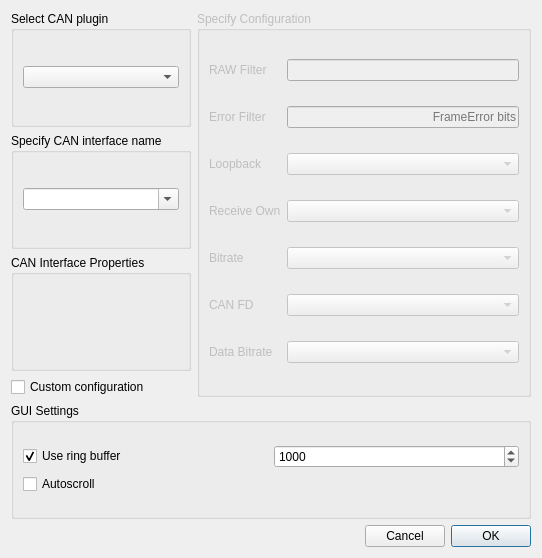
<?xml version="1.0" encoding="UTF-8"?>
<ui version="4.0">
 <class>ConnectDialog</class>
 <widget class="QDialog" name="ConnectDialog">
  <property name="geometry">
   <rect>
    <x>0</x>
    <y>0</y>
    <width>542</width>
    <height>558</height>
   </rect>
  </property>
  <property name="windowTitle">
   <string>Connect</string>
  </property>
  <layout class="QGridLayout" name="gridLayout_6">
   <item row="0" column="0">
    <layout class="QGridLayout" name="gridLayout_5">
     <item row="0" column="0">
      <widget class="QGroupBox" name="selectPluginBox">
       <property name="title">
        <string>Select CAN plugin</string>
       </property>
       <layout class="QGridLayout" name="gridLayout">
        <item row="0" column="0">
         <widget class="QComboBox" name="pluginListBox"/>
        </item>
       </layout>
      </widget>
     </item>
     <item row="4" column="0" colspan="2">
      <widget class="QGroupBox" name="groupBox">
       <property name="title">
        <string>GUI Settings</string>
       </property>
       <layout class="QGridLayout" name="gridLayout_2">
        <item row="0" column="0">
         <layout class="QVBoxLayout" name="verticalLayout_2">
          <item>
           <layout class="QHBoxLayout" name="horizontalLayout_2">
            <item>
             <widget class="QCheckBox" name="ringBufferBox">
              <property name="toolTip">
               <string>&lt;html&gt;&lt;head/&gt;&lt;body&gt;&lt;p&gt;Use ring buffer in table view model&lt;/p&gt;&lt;/body&gt;&lt;/html&gt;</string>
              </property>
              <property name="text">
               <string>Use ring buffer</string>
              </property>
              <property name="checked">
               <bool>true</bool>
              </property>
             </widget>
            </item>
            <item>
             <widget class="QSpinBox" name="ringBufferLimitBox">
              <property name="toolTip">
               <string>&lt;html&gt;&lt;head/&gt;&lt;body&gt;&lt;p&gt;Limit of ring buffer in table view model&lt;/p&gt;&lt;/body&gt;&lt;/html&gt;</string>
              </property>
              <property name="minimum">
               <number>10</number>
              </property>
              <property name="maximum">
               <number>10000000</number>
              </property>
              <property name="singleStep">
               <number>10</number>
              </property>
              <property name="stepType">
               <enum>QAbstractSpinBox::AdaptiveDecimalStepType</enum>
              </property>
              <property name="value">
               <number>1000</number>
              </property>
             </widget>
            </item>
           </layout>
          </item>
          <item>
           <widget class="QCheckBox" name="autoscrollBox">
            <property name="toolTip">
             <string>&lt;html&gt;&lt;head/&gt;&lt;body&gt;&lt;p&gt;Scroll to bottom table view on each portion of received frames&lt;/p&gt;&lt;/body&gt;&lt;/html&gt;</string>
            </property>
            <property name="text">
             <string>Autoscroll</string>
            </property>
           </widget>
          </item>
         </layout>
        </item>
       </layout>
      </widget>
     </item>
     <item row="3" column="0">
      <widget class="QCheckBox" name="useConfigurationBox">
       <property name="text">
        <string>Custom configuration</string>
       </property>
      </widget>
     </item>
     <item row="0" column="1" rowspan="4">
      <widget class="QGroupBox" name="configurationBox">
       <property name="enabled">
        <bool>false</bool>
       </property>
       <property name="title">
        <string>Specify Configuration</string>
       </property>
       <layout class="QGridLayout" name="gridLayout_4">
        <item row="0" column="0">
         <widget class="QLabel" name="rawFilterLabel">
          <property name="text">
           <string>RAW Filter</string>
          </property>
         </widget>
        </item>
        <item row="0" column="1">
         <widget class="QLineEdit" name="rawFilterEdit">
          <property name="alignment">
           <set>Qt::AlignRight|Qt::AlignTrailing|Qt::AlignVCenter</set>
          </property>
         </widget>
        </item>
        <item row="1" column="0">
         <widget class="QLabel" name="errorFilterLabel">
          <property name="text">
           <string>Error Filter</string>
          </property>
         </widget>
        </item>
        <item row="1" column="1">
         <widget class="QLineEdit" name="errorFilterEdit">
          <property name="alignment">
           <set>Qt::AlignRight|Qt::AlignTrailing|Qt::AlignVCenter</set>
          </property>
          <property name="placeholderText">
           <string>FrameError bits</string>
          </property>
         </widget>
        </item>
        <item row="2" column="0">
         <widget class="QLabel" name="loopbackLabel">
          <property name="text">
           <string>Loopback</string>
          </property>
         </widget>
        </item>
        <item row="2" column="1">
         <widget class="QComboBox" name="loopbackBox"/>
        </item>
        <item row="3" column="0">
         <widget class="QLabel" name="receiveOwnLabel">
          <property name="text">
           <string>Receive Own</string>
          </property>
         </widget>
        </item>
        <item row="3" column="1">
         <widget class="QComboBox" name="receiveOwnBox"/>
        </item>
        <item row="4" column="0">
         <widget class="QLabel" name="bitrateLabel">
          <property name="text">
           <string>Bitrate</string>
          </property>
         </widget>
        </item>
        <item row="4" column="1">
         <widget class="BitRateBox" name="bitrateBox"/>
        </item>
        <item row="5" column="0">
         <widget class="QLabel" name="canFdLabel">
          <property name="text">
           <string>CAN FD</string>
          </property>
         </widget>
        </item>
        <item row="5" column="1">
         <widget class="QComboBox" name="canFdBox"/>
        </item>
        <item row="6" column="0">
         <widget class="QLabel" name="dataBitrateLabel">
          <property name="text">
           <string>Data Bitrate</string>
          </property>
         </widget>
        </item>
        <item row="6" column="1">
         <widget class="BitRateBox" name="dataBitrateBox"/>
        </item>
       </layout>
      </widget>
     </item>
     <item row="5" column="0" colspan="2">
      <layout class="QHBoxLayout" name="horizontalLayout">
       <item>
        <spacer name="horizontalSpacer">
         <property name="orientation">
          <enum>Qt::Horizontal</enum>
         </property>
         <property name="sizeHint" stdset="0">
          <size>
           <width>96</width>
           <height>20</height>
          </size>
         </property>
        </spacer>
       </item>
       <item>
        <widget class="QPushButton" name="cancelButton">
         <property name="text">
          <string>Cancel</string>
         </property>
         <property name="autoDefault">
          <bool>false</bool>
         </property>
        </widget>
       </item>
       <item>
        <widget class="QPushButton" name="okButton">
         <property name="text">
          <string>OK</string>
         </property>
         <property name="autoDefault">
          <bool>false</bool>
         </property>
         <property name="default">
          <bool>true</bool>
         </property>
        </widget>
       </item>
      </layout>
     </item>
     <item row="1" column="0">
      <widget class="QGroupBox" name="specifyInterfaceNameBox">
       <property name="title">
        <string>Specify CAN interface name</string>
       </property>
       <layout class="QGridLayout" name="gridLayout_3">
        <item row="0" column="0">
         <widget class="QComboBox" name="interfaceListBox">
          <property name="editable">
           <bool>true</bool>
          </property>
         </widget>
        </item>
       </layout>
      </widget>
     </item>
     <item row="2" column="0">
      <widget class="CanBusDeviceInfoBox" name="deviceInfoBox">
       <property name="enabled">
        <bool>true</bool>
       </property>
       <property name="title">
        <string>CAN Interface Properties</string>
       </property>
       <layout class="QVBoxLayout" name="verticalLayout"/>
      </widget>
     </item>
    </layout>
   </item>
  </layout>
 </widget>
 <customwidgets>
  <customwidget>
   <class>BitRateBox</class>
   <extends>QComboBox</extends>
   <header>bitratebox.h</header>
  </customwidget>
  <customwidget>
   <class>CanBusDeviceInfoBox</class>
   <extends>QGroupBox</extends>
   <header location="global">canbusdeviceinfobox.h</header>
   <container>1</container>
  </customwidget>
 </customwidgets>
 <resources/>
 <connections/>
</ui>
